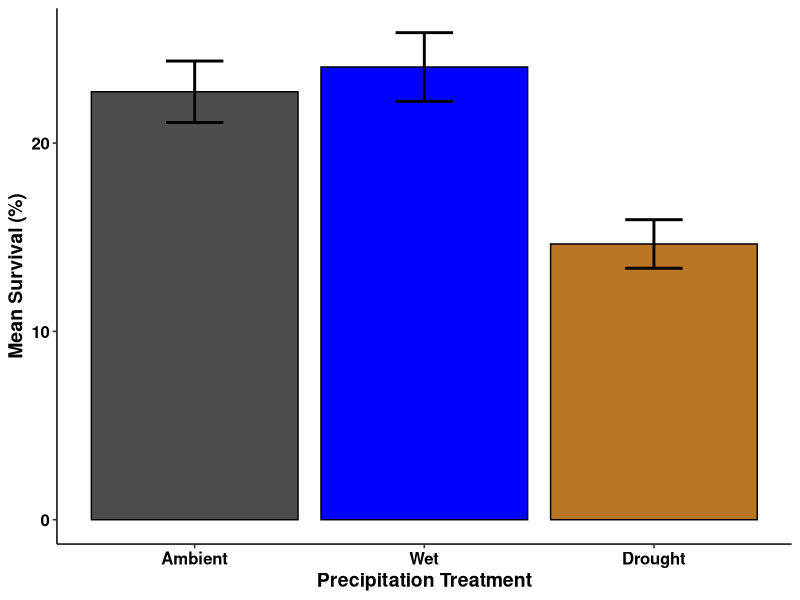
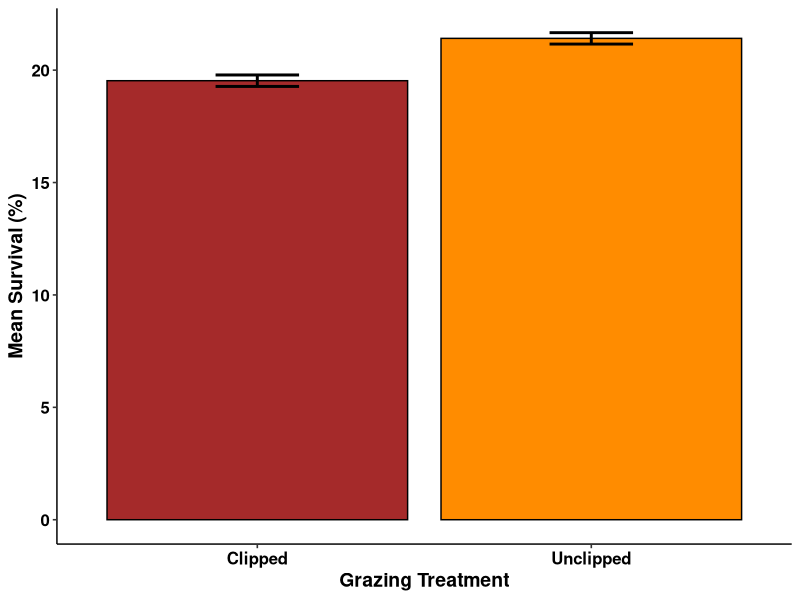
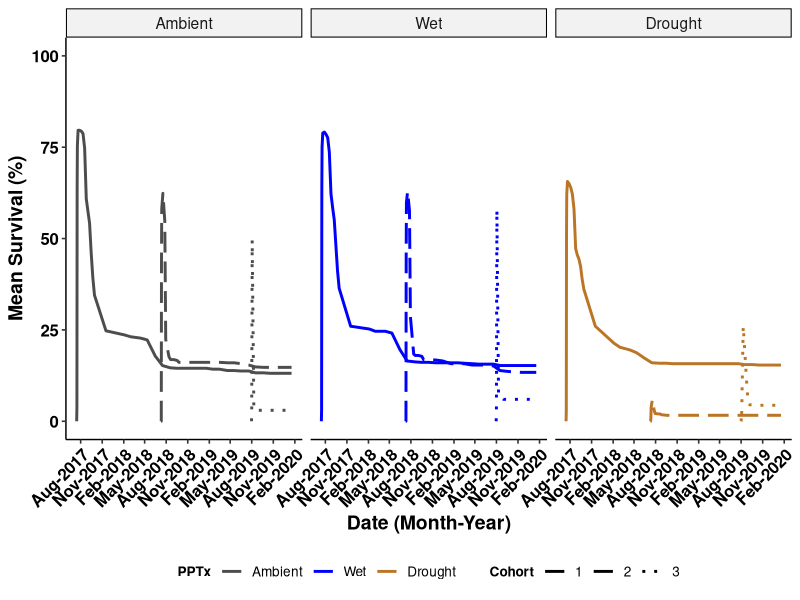
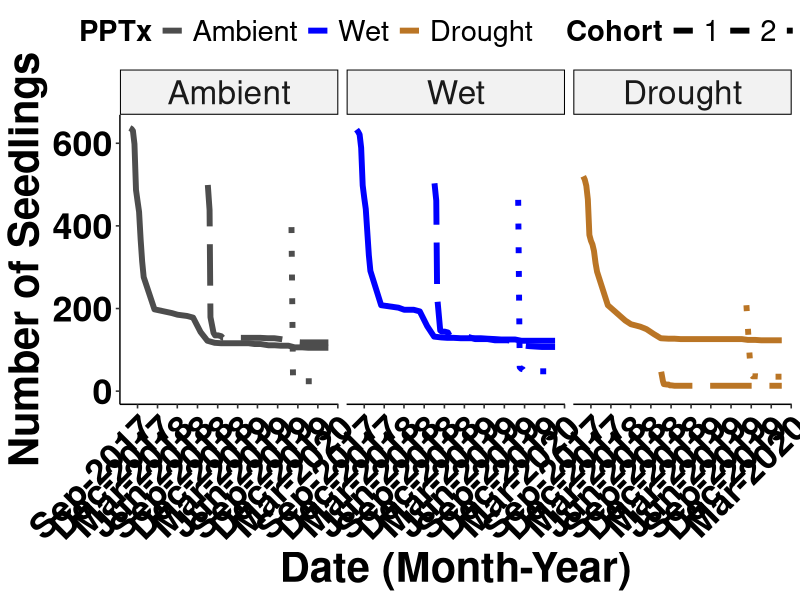
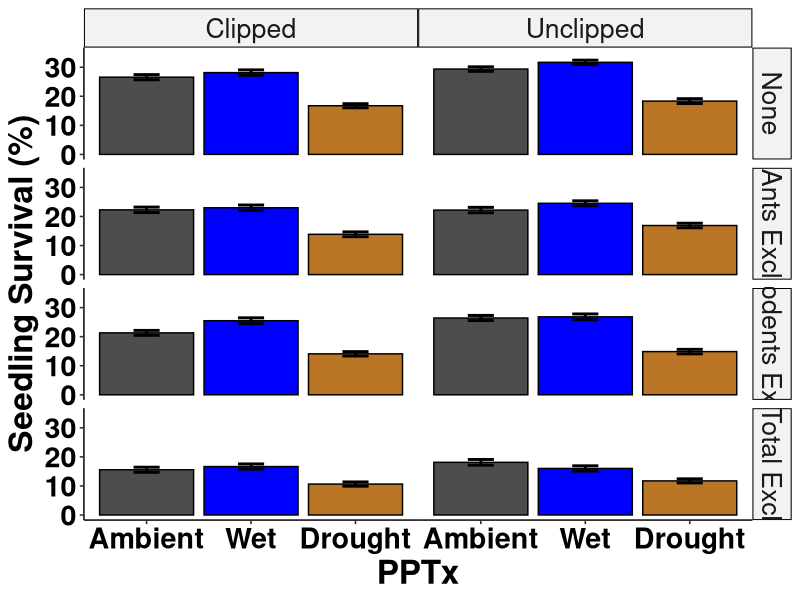
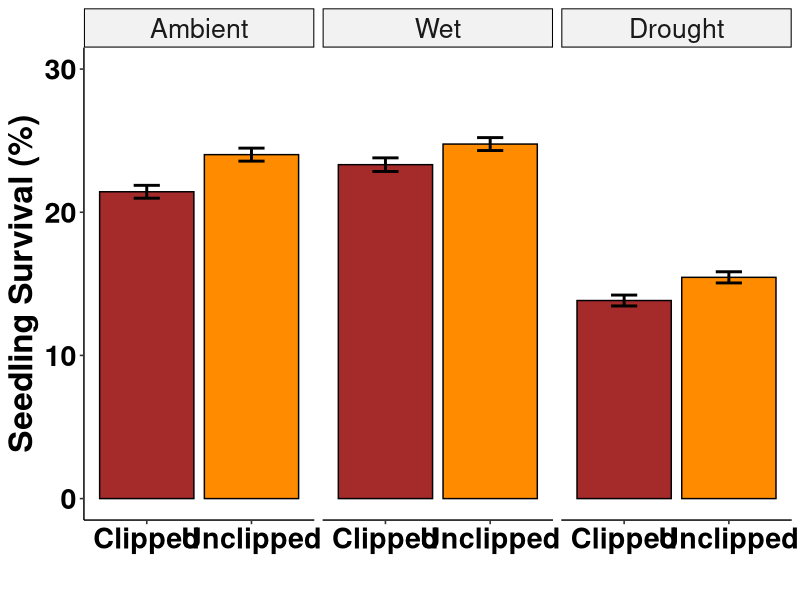
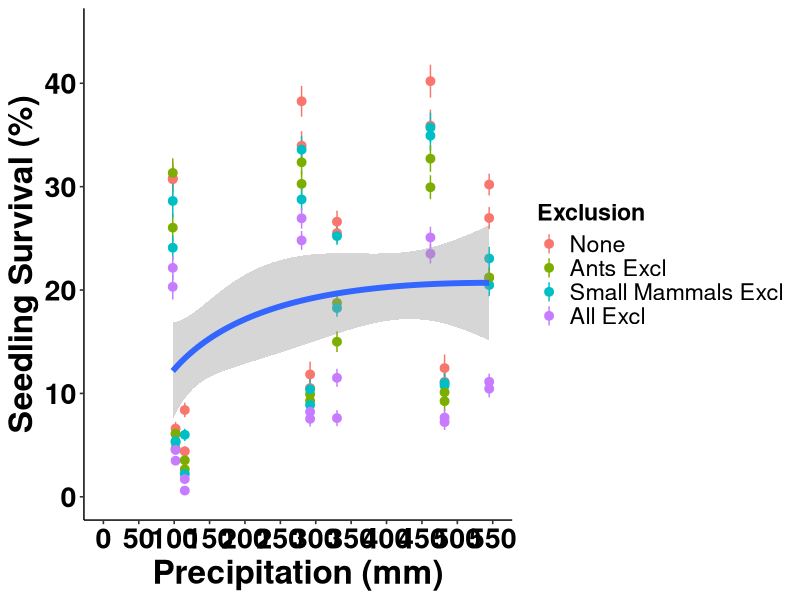
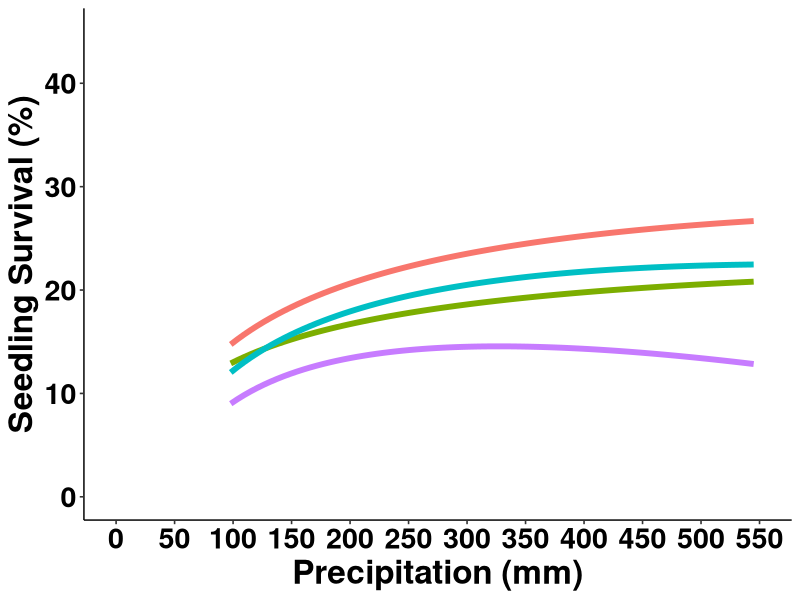

Generate these figures, in order, with R:
# USDA Rainout - Santa Rita Experimental Range
# Data visualizations-main
# Austin Rutherford
# email:arutherford@email.arizona.edu
# 2021-03-29

# Load packages
library(tidyverse)
library(forcats)
library(vroom)
library(ggpubr)
library(glmmTMB)
library(dplyr)

### Read in clean seedlings data with model outputs from "srer_rainout_stats_summarize"
seedlings_obs <- vroom("Data/seedlings_obs.csv",
                   col_types = c(.default = "f",
                                 ObsID = "i",
                                 date = "D",
                                 survival = "i",
                                 died = "i",
                                 tot_germination = "i",
                                 herb_lived = "i",
                                 herb_died = "i",
                                 tot_herbivory = "i",
                                 granivory = "i",
                                 res_surv = "d",
                                 sim_surv = "d",
                                 sim_fit_surv = "d",
                                 pred_surv = "d"))
str(seedlings_obs)
glimpse(seedlings_obs)

# create data set for raw survival data
tot_surv <- seedlings_obs %>% 
  group_by(precip, cohort, date) %>% 
  summarise(mean_surv = mean(survival),
            count_surv = sum(survival),
            sd_surv = sd(survival),
            counts = n(),
            se_surv = (sd_surv/sqrt(counts))) %>%
  mutate(upper = mean_surv + se_surv,
         lower = mean_surv - se_surv,
         date = as.Date(date))

summary(tot_surv)


bar_surv_fig <- tot_surv %>%
  group_by(precip) %>% 
  summarise(mean_precip_per = (100*mean(mean_surv)/10),
            mean_se_per = (100*mean(se_surv)/10)) %>%
  mutate(upper = mean_precip_per + mean_se_per,
         lower = mean_precip_per - mean_se_per) %>%
  mutate(precip = recode_factor(precip,
                                      "Control" = "Ambient",
                                      "IR" = "Wet",
                                       "RO" = "Drought", .ordered = TRUE)) %>% 
  ggplot(mapping = aes(x = precip, y = mean_precip_per, fill = precip)) +
  geom_bar(stat="identity", color = "black", position=position_dodge()) +
  geom_errorbar(aes(ymin = lower, ymax = upper), width = 0.25, position = position_dodge(), size = 1) +
  scale_fill_manual(values = c("grey30","blue1","#ba7525")) +
  scale_x_discrete(labels = c("Ambient","Wet", "Drought")) +
  labs(y = "Mean Survival (%)",
       x = "Precipitation Treatment") +
  theme_pubr(legend = "none") +
  labs_pubr()

bar_surv_fig

ggsave(filename = "Figures_Tables/bar_mean_surv.tiff",
       plot = bar_surv_fig,
       dpi = 800,
       width = 22,
       height = 12,
       units = "in",
       compression = "lzw")

# create data set for clip
tot_surv_c <- seedlings_obs %>% 
  group_by(clip) %>% 
  summarise(mean_surv = 100*mean(survival/10),
            sd_surv = 100*sd(survival/10),
            counts = n(),
            se_surv = (sd_surv/sqrt(counts))) %>%
  mutate(upper = mean_surv + se_surv,
         lower = mean_surv - se_surv)

bar_cliponly_fig <- tot_surv_c %>%
  ggplot(mapping = aes(x = clip, y = mean_surv, fill = clip)) +
  geom_bar(stat="identity", color = "black", position=position_dodge()) +
  geom_errorbar(aes(ymin = lower, ymax = upper), width = 0.25, position = position_dodge(), size = 1) +
  scale_fill_manual(values = c("brown","darkorange")) +
  scale_x_discrete(labels = c("Clipped","Unclipped")) +
  labs(y = "Mean Survival (%)",
       x = "Grazing Treatment") +
  theme_pubr(legend = "none") +
  labs_pubr()

bar_cliponly_fig

ggsave(filename = "Figures_Tables/bar_cliponly_surv.tiff",
       plot = bar_cliponly_fig,
       dpi = 800,
       width = 22,
       height = 12,
       units = "in",
       compression = "lzw")

# plot survival over time, all dates
line_mean_surv <- tot_surv %>% 
  mutate(precip = recode_factor(precip,
                                "Control" = "Ambient",
                                "IR" = "Wet",
                                "RO" = "Drought", .ordered = TRUE)) %>% 
  ggplot(aes(x = date, y = 10*mean_surv, group = cohort, color = precip)) + 
  scale_color_manual(values = c("grey30", "blue1", "#ba7525")) +
  #scale_y_continuous(breaks = seq(0, 120, 10), expand = c(0.02,0)) +
  scale_x_date(date_labels = "%b-%Y", date_breaks = "3 months") +
  geom_line(aes(linetype = cohort), stat = "identity", size = 1) + 
  scale_linetype_manual(values=c("solid","longdash", "dotted")) +
  scale_fill_manual(values = c("grey30","blue1", "red1")) +
  ylim(0, 100) +
  labs(y = "Mean Survival (%)",
       x = "Date (Month-Year)",
       color = "PPTx",
       linetype = "Cohort") +
  facet_wrap(~precip, ncol = 3, nrow = 1) +
  theme_pubr(legend = "bottom", x.text.angle = 45) +
  labs_pubr()

line_mean_surv

ggsave(filename = "Figures_Tables/seedlings/line_mean_surv.tiff",
       plot = line_mean_surv,
       dpi = 800,
       width = 22,
       height = 12,
       units = "in",
       compression = "lzw")


# remove the lead up survival to start max for each cohort (following Archer suggestions)
surv_small_1 <- tot_surv %>% 
  filter(cohort == 1) %>% 
  filter(date > "2017-07-21")

surv_small_2 <- tot_surv %>% 
  filter(cohort == 2) %>% 
  filter(date >= "2018-07-18")

surv_small_3 <- tot_surv %>% 
  filter(cohort == 3 & precip != "RO") %>% 
  filter(date >= "2019-08-03")

surv_small_drought <- tot_surv %>% 
  filter(precip == "RO" & date >= "2019-08-10")

surv_small_all <- rbind(surv_small_1, surv_small_2, surv_small_3, surv_small_drought)

line_mean_surv_archer <- surv_small_all %>% 
  mutate(precip = recode_factor(precip,
                                "Control" = "Ambient",
                                "IR" = "Wet",
                                "RO" = "Drought", .ordered = TRUE)) %>% 
  ggplot(aes(x = date, y = count_surv, group = cohort, color = precip)) + 
  scale_color_manual(values = c("grey30", "blue1", "#ba7525")) +
  #scale_y_continuous(breaks = seq(0, 120, 10), expand = c(0.02,0)) +
  scale_x_date(date_labels = "%b-%Y", date_breaks = "3 months") +
  geom_line(aes(linetype = cohort), stat = "identity", size = 2) + 
  scale_linetype_manual(values=c("solid","longdash", "dotted")) +
  scale_fill_manual(values = c("grey30","blue1", "red1")) +
  ylim(0, NA) +
  labs(y = "Number of Seedlings",
       x = "Date (Month-Year)",
       color = "PPTx",
       linetype = "Cohort") +
  facet_wrap(~precip, ncol = 3, nrow = 1) +
  theme_pubr(legend = "top", x.text.angle = 45) +
  labs_pubr(base_size = 30)

line_mean_surv_archer

ggsave(filename = "Figures_Tables/seedlings/line_mean_surv_archer.tiff",
       plot = line_mean_surv_archer,
       dpi = 800,
       width = 22,
       height = 12,
       units = "in",
       compression = "lzw")

surv_small_all %>% 
  group_by(precip, cohort) %>% 
  summarise(max = max(count_surv),
            min = min(count_surv))


# calculate summary info
tot_surv_summary <- seedlings_obs %>% 
  group_by(precip, cohort, date) %>% 
  summarise(mean_surv = 100*mean(survival/10),
            sd_surv = 100*sd(survival/10),
            counts = n(),
            se_surv = (sd_surv/sqrt(counts))) %>%
  mutate(upper = mean_surv + se_surv,
         lower = mean_surv - se_surv)

tot_surv_summary_full <- seedlings_obs %>% 
  group_by(precip, excl, clip) %>% 
  summarise(mean_surv = 100*mean(survival/10),
            sd_surv = 100*sd(survival/10),
            counts = n(),
            se_surv = (sd_surv/sqrt(counts))) %>%
  mutate(upper = mean_surv + se_surv,
         lower = mean_surv - se_surv)

tot_surv_summary_pcohort <- seedlings_obs %>% 
  group_by(precip, cohort) %>% 
  summarise(mean_surv = 100*mean(survival/10),
            sd_surv = 100*sd(survival/10),
            counts = n(),
            se_surv = (sd_surv/sqrt(counts))) %>%
  mutate(upper = mean_surv + se_surv,
         lower = mean_surv - se_surv)

# create data set for precip and excl and clip
tot_surv_pce <- seedlings_obs %>% 
  group_by(precip, excl, clip) %>% 
  summarise(mean_surv = 100*mean(survival/10),
            sd_surv = 100*sd(survival/10),
            counts = n(),
            se_surv = (sd_surv/sqrt(counts))) %>%
  mutate(upper = mean_surv + se_surv,
         lower = mean_surv - se_surv)

bar_pce_fig <- tot_surv_pce %>%
  mutate(precip = recode_factor(precip,
                                "Control" = "Ambient",
                                "IR" = "Wet",
                                "RO" = "Drought", .ordered = TRUE)) %>% 
  mutate(excl = recode_factor(excl, 
                              "Control" = "None",
                              "Ants" = "Ants Excl",
                              "Rodents" = "Rodents Excl",
                              "Total" = "Total Excl")) %>% 
  ggplot(mapping = aes(x = precip, y = mean_surv, fill = precip)) +
  geom_bar(stat="identity", color = "black", position=position_dodge()) +
  geom_errorbar(aes(ymin = lower, ymax = upper), width = 0.25, position = position_dodge(), size = 1) +
  scale_fill_manual(values = c("grey30", "blue1", "#ba7525")) +
  scale_x_discrete(labels = c("Ambient", "Wet", "Drought")) +
  ylim(0, 35) +
  labs(y = "Seedling Survival (%)",
       x = "PPTx") +
  theme_pubr(legend = "none") +
  facet_grid(cols = vars(clip), rows = vars(excl)) +
  labs_pubr(base_size = 24) +
  theme(legend.position="none", 
        panel.border = element_blank(), 
        panel.spacing.x = unit(0,"line"))

bar_pce_fig

ggsave(filename = "Figures_Tables/bar_alltx_surv.tiff",
       plot = bar_pce_fig,
       dpi = 800,
       width = 22,
       height = 12,
       units = "in",
       compression = "lzw")

# create data set for precip and clip
tot_surv_pc <- seedlings_obs %>% 
  group_by(precip, clip) %>% 
  summarise(mean_surv = 100*mean(survival/10),
            sd_surv = 100*sd(survival/10),
            counts = n(),
            se_surv = (sd_surv/sqrt(counts))) %>%
  mutate(upper = mean_surv + se_surv,
         lower = mean_surv - se_surv)

bar_clip_fig <- tot_surv_pc %>%
  mutate(precip = recode_factor(precip,
                                "Control" = "Ambient",
                                "IR" = "Wet",
                                "RO" = "Drought", .ordered = TRUE)) %>% 
  ggplot(mapping = aes(x = clip, y = mean_surv, fill = clip)) +
  geom_bar(stat="identity", color = "black", position=position_dodge()) +
  geom_errorbar(aes(ymin = lower, ymax = upper), width = 0.25, position = position_dodge(), size = 1) +
  scale_fill_manual(values = c("brown","darkorange")) +
  scale_x_discrete(labels = c("Clipped","Unclipped")) +
  ylim(0, 30) +
  labs(y = "Seedling Survival (%)",
       x = "") +
  theme_pubr(legend = "none") +
  facet_wrap(~precip)+
  labs_pubr(base_size = 24)

bar_clip_fig

ggsave(filename = "Figures_Tables/bar_clip_surv.tiff",
       plot = bar_clip_fig,
       dpi = 800,
       width = 22,
       height = 12,
       units = "in",
       compression = "lzw")

# if want to look at effects treating monsoon precip as continuous
precip_cont_surv_df_1 <- seedlings_obs %>% 
  group_by(cohort) %>%
  filter(cohort == "1") %>% 
  mutate(precip_cont = dplyr::recode(precip,
                                     "Control" = "280",
                                     "IR" = "462",
                                     "RO" = "98")) %>% 
  mutate(precip_cont = as.numeric(as.character(precip_cont)))

precip_cont_surv_df_2 <-seedlings_obs %>% 
  group_by(cohort) %>%
  filter(cohort == "2") %>% 
  mutate(precip_cont = dplyr::recode(precip,
                                     "Control" = "330",
                                     "IR" = "545",
                                     "RO" = "115")) %>% 
  mutate(precip_cont = as.numeric(as.character(precip_cont)))

precip_cont_surv_df_3 <-seedlings_obs %>% 
  group_by(cohort) %>%
  filter(cohort == "3") %>% 
  mutate(precip_cont = dplyr::recode(precip,
                                     "Control" = "292",
                                     "IR" = "482",
                                     "RO" = "102")) %>% 
  mutate(precip_cont = as.numeric(as.character(precip_cont)))

precip_cont_surv_df <- rbind(precip_cont_surv_df_1, precip_cont_surv_df_2, precip_cont_surv_df_3)


# predicted survival only PPT
pred_surv_pt <- precip_cont_surv_df %>% 
  group_by(precip_cont, clip, excl) %>% 
  summarise(mean_pred_surv = mean(pred_surv),
            sd_surv = sd(pred_surv),
            counts = n(),
            se_surv = (sd_surv/sqrt(counts))) %>%
  mutate(upper = mean_pred_surv + se_surv,
         lower = mean_pred_surv - se_surv) %>% 
  mutate(excl = recode_factor(excl, 
                              "Control" = "None",
                              "Ants" = "Ants Excl",
                              "Rodents" = "Small Mammals Excl",
                              "Total" = "All Excl")) %>% 
  ggplot(aes(x = precip_cont, y = 10*(mean_pred_surv))) + 
  #geom_point() +
  geom_pointrange(aes(ymin = 10*lower, ymax = 10*upper, color = excl), size = 0.5) +
  geom_smooth(method = "glm", formula = y ~ log(x) + x, se = T, size = 2)+
  labs(y = "Seedling Survival (%)",
       x = "Precipitation (mm)",
       color = "Exclusion") +
  scale_x_continuous(breaks = c(0,50, 100,150, 200,250, 300,350, 400,450, 500, 550), limits = c(0, 550))+
  ylim(0, 45) +
  theme_pubr(legend = "right")+
  labs_pubr(base_size = 24)

pred_surv_pt

ggsave(filename = "Figures_Tables/pred_surv_cont.tiff",
       plot = pred_surv_pt,
       dpi = 800,
       width = 22,
       height = 12,
       units = "in",
       compression = "lzw")


pred_surv_excl <- precip_cont_surv_df %>% 
  group_by(precip_cont, excl) %>% 
  summarise(mean_pred_surv = mean(pred_surv),
            sd_surv = sd(pred_surv),
            counts = n(),
            se_surv = (sd_surv/sqrt(counts))) %>%
  mutate(upper = mean_pred_surv + se_surv,
         lower = mean_pred_surv - se_surv) %>% 
  mutate(excl = recode_factor(excl, 
                              "Control" = "None",
                              "Ants" = "Ants Excl",
                              "Rodents" = "Rodents Excl",
                              "Total" = "All Excl")) %>% 
  ggplot(aes(x = precip_cont, y = 10*(mean_pred_surv), group = excl, color = excl)) + 
  geom_smooth(method = "glm", formula = y ~ log(x) + x, se = F, size = 2)+
  labs(y = "Seedling Survival (%)",
       x = "Precipitation (mm)",
       color = "Exclusion") +
  scale_x_continuous(breaks = c(0,50, 100,150, 200,250, 300,350, 400,450, 500, 550), limits = c(0, 550))+
  ylim(0, 45) +
  theme_pubr(legend = "none")+
  labs_pubr(base_size = 24)

pred_surv_excl

ggsave(filename = "Figures_Tables/pred_surv_cont_excl.tiff",
       plot = pred_surv_excl,
       dpi = 800,
       width = 22,
       height = 12,
       units = "in",
       compression = "lzw")
